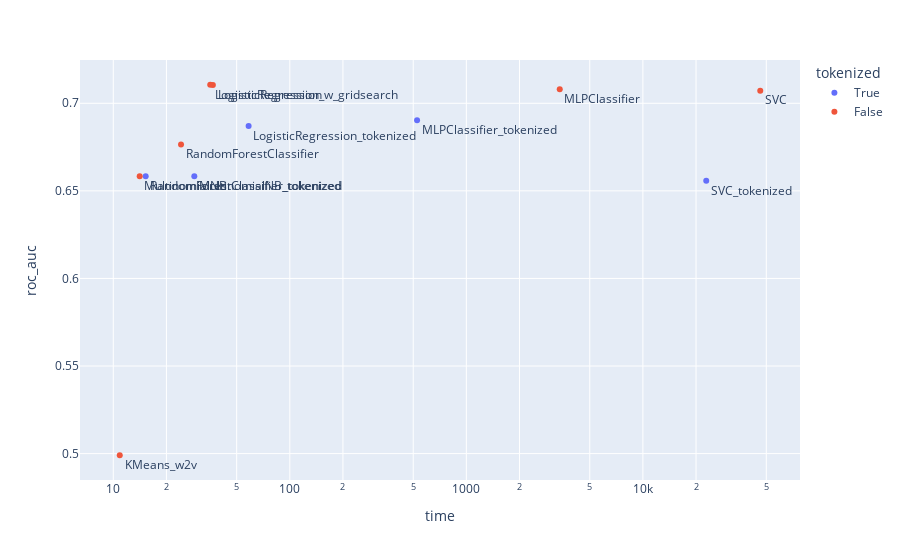

Notebook code for this chart:
### Code cell
fig = px.scatter(
    supervised_df,
    x="time",
    y="roc_auc",
    log_x=True,
    color="tokenized",
    text='index'
)

fig.update_traces(textposition="bottom right")
fig.show()

### Figure 1 — Plotly figure (JSON) as saved in the notebook; plotly's stock layout.template omitted (floating-point values rounded to 4 significant figures)
{"data": [{"hovertemplate": "tokenized=True<br>time=%{x}<br>roc_auc=%{y}<br>index=%{text}<extra></extra>", "legendgroup": "True", "marker": {"color": "#636efa", "symbol": "circle"}, "mode": "markers+text", "name": "True", "showlegend": true, "text": ["LogisticRegression_tokenized", "MultinomialNB_tokenized", "MLPClassifier_tokenized", "RandomForestClassifier_tokenized", "SVC_tokenized"], "textposition": "bottom right", "type": "scatter", "x": [58.42, 28.78, 525.9, 15.26, 22850.0], "xaxis": "x", "y": [0.687, 0.6583, 0.6903, 0.6583, 0.6558], "yaxis": "y"}, {"hovertemplate": "tokenized=False<br>time=%{x}<br>roc_auc=%{y}<br>index=%{text}<extra></extra>", "legendgroup": "False", "marker": {"color": "#EF553B", "symbol": "circle"}, "mode": "markers+text", "name": "False", "showlegend": true, "text": ["LogisticRegression", "LogisticRegression_w_gridsearch", "MultinomialNB", "MLPClassifier", "KMeans_w2v", "RandomForestClassifier", "SVC"], "textposition": "bottom right", "type": "scatter", "x": [36.65, 35.42, 14.11, 3381.0, 10.88, 24.2, 46210.0], "xaxis": "x", "y": [0.7105, 0.7106, 0.6583, 0.708, 0.4991, 0.6764, 0.7072], "yaxis": "y"}], "layout": {"legend": {"title": {"text": "tokenized"}, "tracegroupgap": 0}, "margin": {"t": 60}, "xaxis": {"anchor": "y", "domain": [0, 1], "title": {"text": "time"}, "type": "log"}, "yaxis": {"anchor": "x", "domain": [0, 1], "title": {"text": "roc_auc"}}}}
